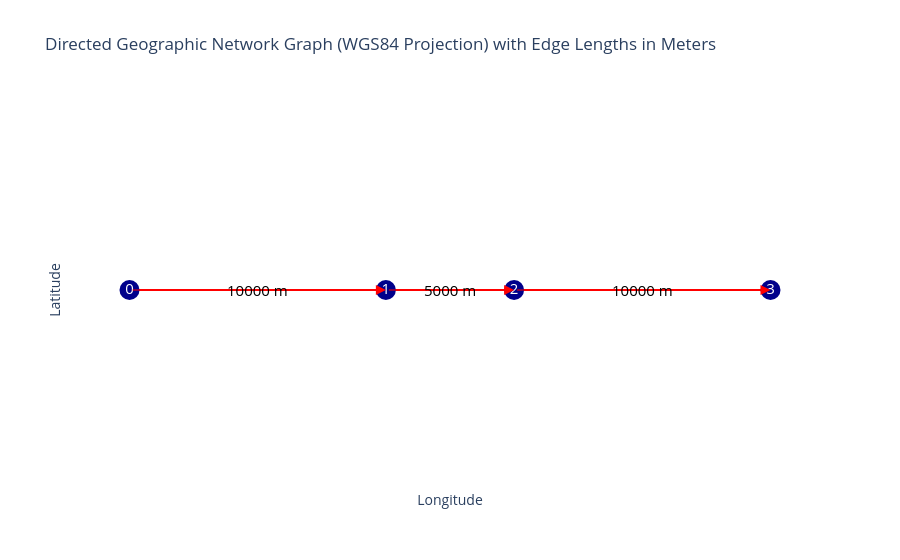

Write notebook code for a chart like this one.
### Code cell
graph.plot()

### Figure 1 — Plotly figure (JSON) as saved in the notebook; plotly's stock layout.template omitted (floating-point values rounded to 4 significant figures)
{"data": [{"hoverinfo": "none", "line": {"color": "red", "width": 2}, "mode": "lines", "type": "scatter", "x": [0, 0.08983], "y": [0, 0]}, {"hoverinfo": "none", "line": {"color": "red", "width": 2}, "mode": "lines", "type": "scatter", "x": [0.08983, 0.1347], "y": [0, 0]}, {"hoverinfo": "none", "line": {"color": "red", "width": 2}, "mode": "lines", "type": "scatter", "x": [0.1347, 0.2246], "y": [0, 0]}, {"hoverinfo": "text", "marker": {"color": "darkblue", "size": 20}, "mode": "markers+text", "text": ["0", "1", "2", "3"], "textfont": {"color": "white", "size": 15}, "textposition": "middle center", "type": "scatter", "x": [0, 0.08983, 0.1347, 0.2246], "y": [0, 0, 0, 0]}], "layout": {"annotations": [{"arrowcolor": "red", "arrowhead": 2, "arrowsize": 2, "arrowwidth": 1, "ax": 0, "axref": "x", "ay": 0, "ayref": "y", "showarrow": true, "x": 0.08983, "xref": "x", "y": 0, "yref": "y"}, {"arrowcolor": "red", "arrowhead": 2, "arrowsize": 2, "arrowwidth": 1, "ax": 0.08983, "axref": "x", "ay": 0, "ayref": "y", "showarrow": true, "x": 0.1347, "xref": "x", "y": 0, "yref": "y"}, {"arrowcolor": "red", "arrowhead": 2, "arrowsize": 2, "arrowwidth": 1, "ax": 0.1347, "axref": "x", "ay": 0, "ayref": "y", "showarrow": true, "x": 0.2246, "xref": "x", "y": 0, "yref": "y"}, {"font": {"color": "black", "size": 15}, "showarrow": false, "text": "10000 m", "x": 0.04492, "y": 0}, {"font": {"color": "black", "size": 15}, "showarrow": false, "text": "5000 m", "x": 0.1123, "y": 0}, {"font": {"color": "black", "size": 15}, "showarrow": false, "text": "10000 m", "x": 0.1797, "y": 0}], "plot_bgcolor": "white", "showlegend": false, "title": {"text": "Directed Geographic Network Graph (WGS84 Projection) with Edge Lengths in Meters"}, "xaxis": {"showgrid": false, "showticklabels": false, "title": {"text": "Longitude"}, "zeroline": false}, "yaxis": {"showgrid": false, "showticklabels": false, "title": {"text": "Latitude"}, "zeroline": false}}}
